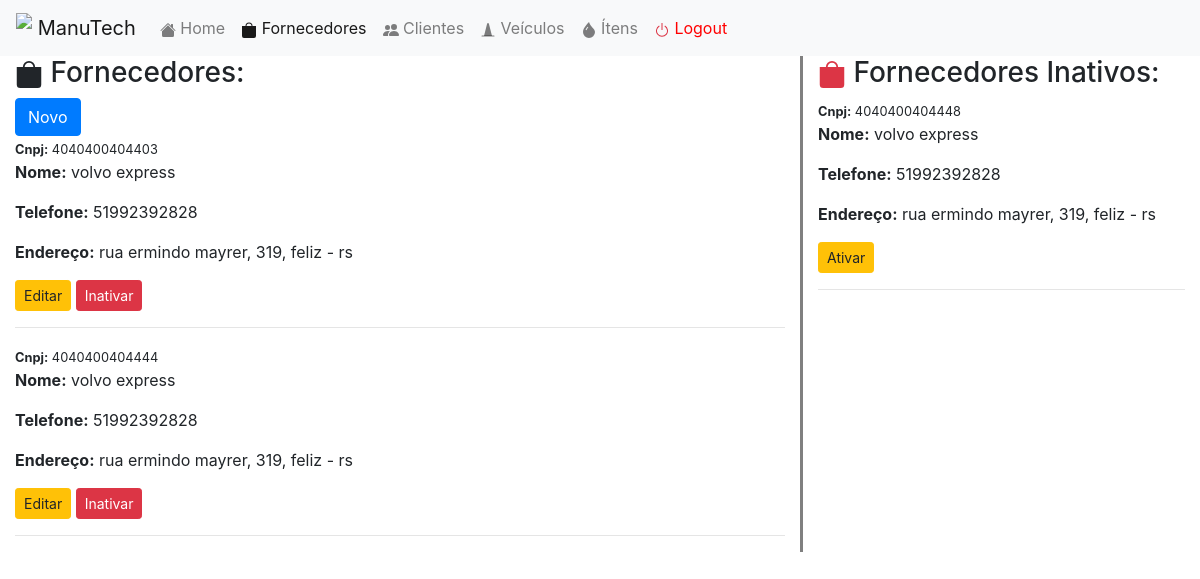
The app's page /fornecedor.php (signed in) with its own data.
### tables this page shows
CREATE TABLE fornecedor (
    cnpj BIGINT(14) NOT NULL,
    nome VARCHAR(50) NOT NULL,
    telefone BIGINT(11) NOT NULL,
    endereco VARCHAR(350) NOT NULL,
    ativo BOOLEAN NOT NULL DEFAULT true,
    PRIMARY KEY(cnpj)
) CHARSET=utf8;

### fornecedor.php (the view, shortened to what this page needs)
<?php
    require_once 'conect.php';
?>
<!doctype html>
<html lang="pt-br">
<head>
    <link rel="stylesheet" href="https://stackpath.bootstrapcdn.com/bootstrap/4.4.1/css/bootstrap.min.css">
    <link rel="stylesheet" href="estilo.css">
</head>
<body>
<div class="container-fluid">
    <div class="row">
        <div class="col-sm-12" id="menu">
            <nav class="navbar navbar-expand-lg navbar-light bg-light">
                <a class="navbar-brand" href="painel.php"><img src="https://img.icons8.com/material-two-tone/30/000000/car-service.png" class="d-inline-block align-top"> ManuTech</a>
                <div class="collapse navbar-collapse" id="navbarNav">
                    <ul class="navbar-nav">
                        <li class="nav-item"><a class="nav-link" href="painel.php"> Home</a></li>
                        <li class="nav-item active"><a class="nav-link" href="fornecedor.php"><svg class="bi bi-bag-fill" width="1em" height="1em" viewBox="0 0 16 16" fill="currentColor" xmlns="http://www.w3.org/2000/svg"><path d="M1 4h14v10a2 2 0 01-2 2H3a2 2 0 01-2-2V4zm7-2.5A2.5 2.5 0 005.5 4h-1a3.5 3.5 0 117 0h-1A2.5 2.5 0 008 1.5z"/></svg> Fornecedores</a></li>
                        <li class="nav-item"><a class="nav-link" href="cliente.php"> Clientes</a></li>
                        <li class="nav-item"><a class="nav-link" href="veiculo.php"><svg class="bi bi-cone" width="1em" height="1em" viewBox="0 0 16 16" fill="currentColor" xmlns="http://www.w3.org/2000/svg"><path d="M7.03 1.88c.252-1.01 1.688-1.01 1.94 0L12 14H4L7.03 1.88z"/><path fill-rule="evenodd" d="M1.5 14a.5.5 0 01.5-.5h12a.5.5 0 010 1H2a.5.5 0 01-.5-.5z" clip-rule="evenodd"/></svg> Veículos</a></li>
                        <li class="nav-item"><a class="nav-link" href="item.php"> Ítens</a></li>
                        <li class="nav-item"><a class="nav-link" href="logout.php" style="color: red;"> Logout</a></li>
                    </ul>
                </div>
            </nav>
        </div>
    </div>
    <div class="row">
        <div class="col-sm-8">
            <h3><svg class="bi bi-bag-fill" width="1em" height="1em" viewBox="0 0 16 16" fill="currentColor" xmlns="http://www.w3.org/2000/svg"><path d="M1 4h14v10a2 2 0 01-2 2H3a2 2 0 01-2-2V4zm7-2.5A2.5 2.5 0 005.5 4h-1a3.5 3.5 0 117 0h-1A2.5 2.5 0 008 1.5z"/></svg> Fornecedores:</h3>
            <button type="button" class="btn btn-primary" onclick="window.location.href='addFornecedor.php'">Novo</button><br>
            <?php
                $r = $db->query("SELECT * FROM fornecedor WHERE ativo=1 ORDER BY nome DESC");
                $linhas = $r->fetchAll(PDO::FETCH_ASSOC);
                foreach($linhas as $l) {
                    echo "
                        <small><strong>Cnpj:</strong> ".$l['cnpj']."</small>
                        <p><strong>Nome:</strong> ".$l['nome']."</p>
                        <p><strong>Telefone:</strong> ".$l['telefone']."</p>
                        <p><strong>Endereço:</strong> ".$l['endereco']."</p>
                        <a href='updateFornecedor.php?cnpj=".$l['cnpj']."' class='btn btn-warning btn-sm'>Editar</a>
                        <a href='inativarFornecedor.php?cnpj=".base64_encode($l['cnpj'])."' class='btn btn-danger btn-sm'>Inativar</a>
                        <hr>
                    ";
                }
            ?>
        </div>
        <div class="col-sm-4" id="teste">
            <h3><svg class="bi bi-bag-fill text-danger" width="1em" height="1em" viewBox="0 0 16 16" fill="currentColor" xmlns="http://www.w3.org/2000/svg"><path d="M1 4h14v10a2 2 0 01-2 2H3a2 2 0 01-2-2V4zm7-2.5A2.5 2.5 0 005.5 4h-1a3.5 3.5 0 117 0h-1A2.5 2.5 0 008 1.5z"/></svg> Fornecedores Inativos:</h3>
            <?php
            $r = $db->query("SELECT * FROM fornecedor WHERE ativo=0 ORDER BY nome DESC");
            $linhas = $r->fetchAll(PDO::FETCH_ASSOC);
            foreach($linhas as $l) {
                echo "
                        <small><strong>Cnpj:</strong> ".$l['cnpj']."</small>
                        <p><strong>Nome:</strong> ".$l['nome']."</p>
                        <p><strong>Telefone:</strong> ".$l['telefone']."</p>
                        <p><strong>Endereço:</strong> ".$l['endereco']."</p>
                        <a href='ativarFornecedor.php?cnpj=".base64_encode($l['cnpj'])."' class='btn btn-warning btn-sm'>Ativar</a>
                        <hr>
                    ";
            }
            ?>
        </div>
    </div>
</div>
</body>
</html>

### estilo.css (style rules this page uses)
div#menu { padding: 0%; }
div#teste { border-left: solid gray; }

### records on screen
fornecedor: cnpj "4040400404403", nome "volvo express", telefone "51992392828", endereco "rua ermindo mayrer, 319, feliz - rs"
fornecedor: cnpj "4040400404444", nome "volvo express", telefone "51992392828", endereco "rua ermindo mayrer, 319, feliz - rs"
fornecedor: cnpj "4040400404448", nome "volvo express", telefone "51992392828", endereco "rua ermindo mayrer, 319, feliz - rs"
